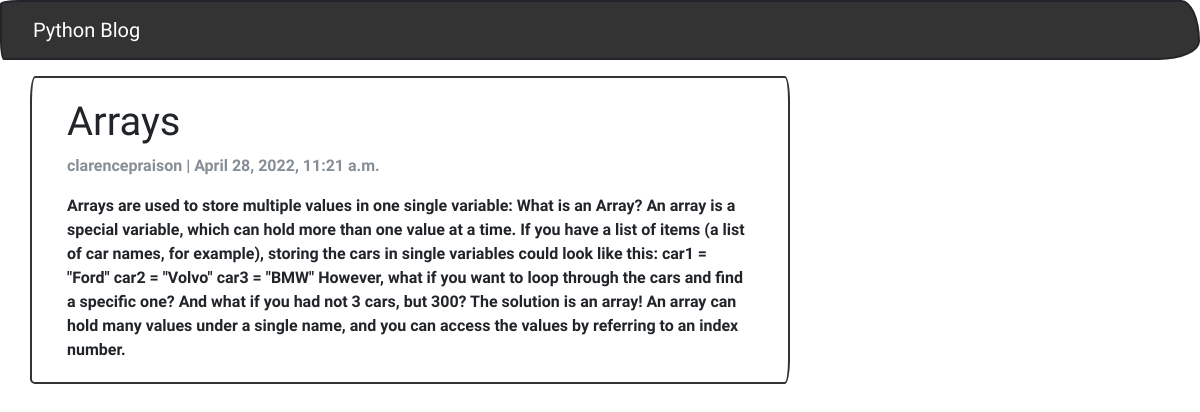
The app's page /fourth_lesson/ with its own data.
### blog_app/models.py (models this page shows, shortened)
class Post(models.Model):
  title =  models.CharField(max_length=200, unique=True)
  slug =   models.SlugField(max_length=200, unique=True)
  author = models.ForeignKey(User, on_delete=models.CASCADE, related_name='blog_posts')
  created_on = models.DateTimeField(auto_now_add=True)
  updated_on = models.DateTimeField(auto_now=True)
  content = models.TextField()
  status = models.IntegerField(choices=STATUS, default=0)
  class Meta:
    ordering = ['-created_on']

### blog_app/views.py (the view)
# urls.py: path('<slug:slug>/', views.DetailView.as_view(), name="post_detail"),
class DetailView(generic.DetailView):
  model = Post
  template_name = 'post_detail.html'

### blog_app/templates/post_detail.html
{% extends 'base.html' %}
{% block content %}
<div class="container">
  <div class="row">
    <div class="col-md-8 card mb-4  mt-3 left  top">
      <div class="card-body">
        <h1>{% block title %} {{ object.title }} {% endblock title %}</h1>
        <p class=" text-muted">{{ post.author }} | {{ post.created_on }}</p>
        <p class="card-text ">{{ object.content | safe }}</p>
      </div>
</div>
{% endblock content %}

### records on screen
Post: title "Arrays", author "clarencepraison", created_on "April 28, 2022, 11:21 a.m.", content "Arrays are used to store multiple values in one single variable: What is an Array? An array is a special variable, which can hold more than one value at a time. If you have a list of items (a list of car names, for example), storing the cars in single variables could look like this: car1 = \"Ford\" car2 = \"Volvo\" car3 = \"BMW\" However, what if you want to loop through the cars and find a specific one? And what if you had not 3 cars, but 300? The solution is an array! An array can hold many values under a single name, and you can access the values by referring to an index number."
